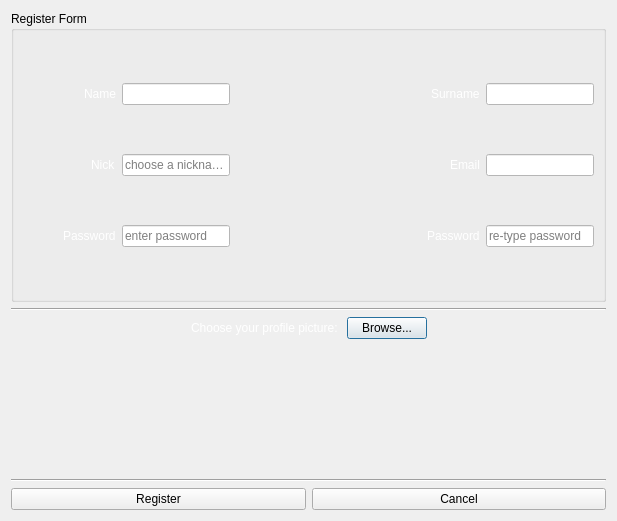
<?xml version="1.0" encoding="UTF-8"?>
<ui version="4.0">
 <class>Register</class>
 <widget class="QDialog" name="Register">
  <property name="geometry">
   <rect>
    <x>0</x>
    <y>0</y>
    <width>617</width>
    <height>521</height>
   </rect>
  </property>
  <property name="windowTitle">
   <string>Dialog</string>
  </property>
  <property name="styleSheet">
   <string notr="true">QLineEdit{ background-color: white;} QLabel{ color: white;}</string>
  </property>
  <layout class="QVBoxLayout" name="verticalLayout">
   <item>
    <widget class="QGroupBox" name="groupBoxRegister">
     <property name="title">
      <string>Register Form</string>
     </property>
     <layout class="QGridLayout" name="gridLayout">
      <item row="0" column="0">
       <layout class="QHBoxLayout" name="horizontalLayout">
        <item>
         <spacer name="horizontalSpacer_4">
          <property name="orientation">
           <enum>Qt::Horizontal</enum>
          </property>
          <property name="sizeHint" stdset="0">
           <size>
            <width>40</width>
            <height>20</height>
           </size>
          </property>
         </spacer>
        </item>
        <item>
         <widget class="QLabel" name="label_Name">
          <property name="text">
           <string>Name</string>
          </property>
         </widget>
        </item>
        <item>
         <widget class="QLineEdit" name="lineEdit_Name"/>
        </item>
       </layout>
      </item>
      <item row="1" column="2" colspan="2">
       <layout class="QHBoxLayout" name="horizontalLayout_3">
        <property name="spacing">
         <number>6</number>
        </property>
        <item>
         <spacer name="horizontalSpacer_13">
          <property name="orientation">
           <enum>Qt::Horizontal</enum>
          </property>
          <property name="sizeHint" stdset="0">
           <size>
            <width>40</width>
            <height>20</height>
           </size>
          </property>
         </spacer>
        </item>
        <item>
         <widget class="QLabel" name="label_Email">
          <property name="text">
           <string>Email</string>
          </property>
         </widget>
        </item>
        <item>
         <widget class="QLineEdit" name="lineEdit_email"/>
        </item>
       </layout>
      </item>
      <item row="2" column="0">
       <layout class="QHBoxLayout" name="horizontalLayout_5">
        <item>
         <spacer name="horizontalSpacer_6">
          <property name="orientation">
           <enum>Qt::Horizontal</enum>
          </property>
          <property name="sizeHint" stdset="0">
           <size>
            <width>40</width>
            <height>20</height>
           </size>
          </property>
         </spacer>
        </item>
        <item>
         <widget class="QLabel" name="label_Pass2">
          <property name="text">
           <string>Password</string>
          </property>
         </widget>
        </item>
        <item>
         <widget class="QLineEdit" name="lineEdit_Pass2">
          <property name="echoMode">
           <enum>QLineEdit::Password</enum>
          </property>
          <property name="placeholderText">
           <string>enter password</string>
          </property>
         </widget>
        </item>
       </layout>
      </item>
      <item row="2" column="2" colspan="2">
       <layout class="QHBoxLayout" name="horizontalLayout_7">
        <item>
         <spacer name="horizontalSpacer_14">
          <property name="orientation">
           <enum>Qt::Horizontal</enum>
          </property>
          <property name="sizeHint" stdset="0">
           <size>
            <width>40</width>
            <height>20</height>
           </size>
          </property>
         </spacer>
        </item>
        <item>
         <widget class="QLabel" name="label_Pass1">
          <property name="text">
           <string>Password</string>
          </property>
         </widget>
        </item>
        <item>
         <widget class="QLineEdit" name="lineEdit_Pass1">
          <property name="echoMode">
           <enum>QLineEdit::Password</enum>
          </property>
          <property name="placeholderText">
           <string>re-type password</string>
          </property>
         </widget>
        </item>
       </layout>
      </item>
      <item row="1" column="0">
       <layout class="QHBoxLayout" name="horizontalLayout_2">
        <item>
         <spacer name="horizontalSpacer_5">
          <property name="orientation">
           <enum>Qt::Horizontal</enum>
          </property>
          <property name="sizeHint" stdset="0">
           <size>
            <width>40</width>
            <height>20</height>
           </size>
          </property>
         </spacer>
        </item>
        <item>
         <widget class="QLabel" name="label_Nick">
          <property name="text">
           <string>Nick</string>
          </property>
         </widget>
        </item>
        <item>
         <widget class="QLineEdit" name="lineEdit_Nick">
          <property name="placeholderText">
           <string>choose a nickname</string>
          </property>
         </widget>
        </item>
       </layout>
      </item>
      <item row="0" column="2" colspan="2">
       <layout class="QHBoxLayout" name="horizontalLayout_4">
        <item>
         <spacer name="horizontalSpacer_12">
          <property name="orientation">
           <enum>Qt::Horizontal</enum>
          </property>
          <property name="sizeHint" stdset="0">
           <size>
            <width>40</width>
            <height>20</height>
           </size>
          </property>
         </spacer>
        </item>
        <item>
         <widget class="QLabel" name="label_Surname">
          <property name="text">
           <string>Surname</string>
          </property>
         </widget>
        </item>
        <item>
         <widget class="QLineEdit" name="lineEdit_Surname"/>
        </item>
       </layout>
      </item>
      <item row="2" column="1">
       <spacer name="horizontalSpacer_2">
        <property name="orientation">
         <enum>Qt::Horizontal</enum>
        </property>
        <property name="sizeHint" stdset="0">
         <size>
          <width>40</width>
          <height>20</height>
         </size>
        </property>
       </spacer>
      </item>
      <item row="1" column="1">
       <spacer name="horizontalSpacer">
        <property name="orientation">
         <enum>Qt::Horizontal</enum>
        </property>
        <property name="sizeHint" stdset="0">
         <size>
          <width>40</width>
          <height>20</height>
         </size>
        </property>
       </spacer>
      </item>
      <item row="0" column="1">
       <spacer name="horizontalSpacer_3">
        <property name="orientation">
         <enum>Qt::Horizontal</enum>
        </property>
        <property name="sizeHint" stdset="0">
         <size>
          <width>40</width>
          <height>20</height>
         </size>
        </property>
       </spacer>
      </item>
     </layout>
    </widget>
   </item>
   <item>
    <widget class="Line" name="line">
     <property name="orientation">
      <enum>Qt::Horizontal</enum>
     </property>
    </widget>
   </item>
   <item>
    <layout class="QHBoxLayout" name="horizontalLayout_8">
     <item>
      <spacer name="horizontalSpacer_10">
       <property name="orientation">
        <enum>Qt::Horizontal</enum>
       </property>
       <property name="sizeHint" stdset="0">
        <size>
         <width>40</width>
         <height>20</height>
        </size>
       </property>
      </spacer>
     </item>
     <item>
      <widget class="QLabel" name="label">
       <property name="text">
        <string>Choose your profile picture: </string>
       </property>
      </widget>
     </item>
     <item>
      <widget class="QPushButton" name="pushButton_BrowseReg">
       <property name="text">
        <string>Browse...</string>
       </property>
      </widget>
     </item>
     <item>
      <spacer name="horizontalSpacer_11">
       <property name="orientation">
        <enum>Qt::Horizontal</enum>
       </property>
       <property name="sizeHint" stdset="0">
        <size>
         <width>40</width>
         <height>20</height>
        </size>
       </property>
      </spacer>
     </item>
    </layout>
   </item>
   <item>
    <layout class="QHBoxLayout" name="horizontalLayout_10">
     <item>
      <spacer name="horizontalSpacer_7">
       <property name="orientation">
        <enum>Qt::Horizontal</enum>
       </property>
       <property name="sizeHint" stdset="0">
        <size>
         <width>40</width>
         <height>20</height>
        </size>
       </property>
      </spacer>
     </item>
     <item>
      <widget class="QLabel" name="labelPhoto">
       <property name="maximumSize">
        <size>
         <width>128</width>
         <height>128</height>
        </size>
       </property>
       <property name="toolTip">
        <string>Your avatar</string>
       </property>
       <property name="frameShape">
        <enum>QFrame::NoFrame</enum>
       </property>
       <property name="lineWidth">
        <number>0</number>
       </property>
       <property name="text">
        <string/>
       </property>
      </widget>
     </item>
     <item>
      <spacer name="horizontalSpacer_8">
       <property name="orientation">
        <enum>Qt::Horizontal</enum>
       </property>
       <property name="sizeHint" stdset="0">
        <size>
         <width>40</width>
         <height>20</height>
        </size>
       </property>
      </spacer>
     </item>
    </layout>
   </item>
   <item>
    <widget class="Line" name="line_2">
     <property name="orientation">
      <enum>Qt::Horizontal</enum>
     </property>
    </widget>
   </item>
   <item>
    <layout class="QHBoxLayout" name="horizontalLayout_6">
     <item>
      <widget class="QPushButton" name="pushButton_Register">
       <property name="text">
        <string>Register</string>
       </property>
       <property name="autoDefault">
        <bool>true</bool>
       </property>
       <property name="default">
        <bool>false</bool>
       </property>
       <property name="flat">
        <bool>false</bool>
       </property>
      </widget>
     </item>
     <item>
      <widget class="QPushButton" name="pushButton_Canc_Reg">
       <property name="text">
        <string>Cancel</string>
       </property>
       <property name="shortcut">
        <string>Return</string>
       </property>
      </widget>
     </item>
    </layout>
   </item>
  </layout>
 </widget>
 <resources/>
 <connections/>
</ui>
